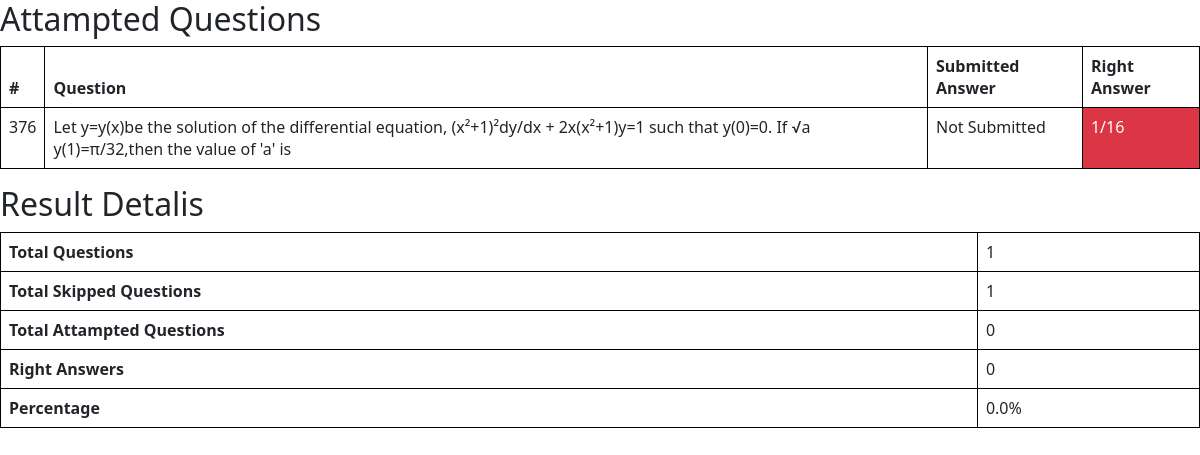
Screenshot of /result (signed in) with the database file from the repository.
### Quiz/models.py (models this page shows)
class UserSubmittedAnswer(models.Model):
    question=models.ForeignKey(questions,on_delete=models.CASCADE,null=True)
    user=models.ForeignKey(User,on_delete=models.CASCADE)
    submitted_answer=models.CharField(max_length=200)
    class Meta:
        verbose_name_plural='User Submitted Answers'

class questions(models.Model):
    question=models.TextField()
    opt_1=models.CharField(max_length=200)
    opt_2=models.CharField(max_length=200)
    opt_3=models.CharField(max_length=200)
    opt_4=models.CharField(max_length=200)
    right_answer=models.CharField(max_length=200)
    class Meta:
        verbose_name_plural='Questions'

### Quiz/views.py (the view)
# urls.py: path('result', views.result,name='result'),
@login_required
def result(request):
    result=models.UserSubmittedAnswer.objects.filter(user=request.user)
    skipped=models.UserSubmittedAnswer.objects.filter(user=request.user,submitted_answer='Not Submitted').count()
    attempted=models.UserSubmittedAnswer.objects.filter(user=request.user).exclude(submitted_answer='Not Submitted').count()
    rightAns=0
    percentage=0
    for row in result:
        if row.submitted_answer == row.question.right_answer:
            rightAns+=1
    percentage=round((rightAns*100)/result.count(),2)
    lastattempt=None
    futuretime=None
    hourslimit=24
    countattempt=models.attempt.objects.filter(user=request.user).count()
    if countattempt == 0 :
        models.attempt.objects.create(user=request.user)
    else:
        lastattempt=models.attempt.objects.filter(user=request.user).order_by('-id').first()
        futuretime=lastattempt.attempttime + timedelta(hours=hourslimit)
        if lastattempt and lastattempt.attempttime < futuretime:
            return render(request,'result.html',{'result':result,'total_skipped':skipped,'attempted':attempted,'rightAns':rightAns,'percentage':percentage})
        else:
            models.UserSubmittedAnswer.objects.filter().delete()
    return render(request,'result.html',{'result':result,'total_skipped':skipped,'attempted':attempted,'rightAns':rightAns,'percentage':percentage})

### Quiz/templates/result.html (shortened to what this page needs)
{%load static%}
<html lang="en">
<head>
    <link rel="stylesheet" href="{% static 'main.css' %}" />
    <link href="https://cdn.jsdelivr.net/npm/bootstrap@5.3.0-alpha3/dist/css/bootstrap.min.css" rel="stylesheet"
>
</head>
<body>
    <h2>Attampted Questions</h2>
    <table class="table table-bordered" style="border:1px solid black">
        <thead>
            <tr>
                <th>#</th>
                <th>Question</th>
                <th>Submitted Answer</th>
                <th>Right Answer</th>
            </tr>
        </thead>
        <tbody>
            {%for row in result%}
            <tr>
                <td>{{row.id}}</td>
                <td>{{row.question.question}}</td>
                <td>{{row.submitted_answer}}</td>
                {%if row.submitted_answer == row.question.right_answer%}
                <td class="bg-success text-white">{{row.question.right_answer}}</td>
                {%else%}
                <td class="bg-danger text-white">{{row.question.right_answer}}</td>
                {%endif%}
            </tr>
            {%endfor%}
        </tbody>
    </table>
    <h2>Result Detalis</h2>
    <table class="table table-bordered" style="border:1px solid black">
        <tr>
            <th>Total Questions</th>
            <td>{{result.count}}</td>
        </tr>
        <tr>
            <th>Total Skipped Questions</th>
            <td>{{total_skipped}}</td>
        </tr>
        <tr>
            <th>Total Attampted Questions</th>
            <td>{{attempted}}</td>
        </tr>
        <tr>
            <th>Right Answers</th>
            <td>{{rightAns}}</td>
        </tr>
        <tr>
            <th>Percentage</th>
            <td>{{percentage}}%</td>
        </tr>
    </table>
</body>
</html>

### Quiz/static/main.css (style rules this page uses)
body { padding: 0%; margin: 0%; }

### rows the page displays
UserSubmittedAnswer: id "376", question.question "Let y=y(x)be the solution of the differential equation, (x²+1)²dy/dx + 2x(x²+1)y=1 such that y(0)=0. If √a y(1)=π/32,then the value of 'a' is", submitted_answer "Not Submitted", question.right_answer "1/16"

### other values shown
{{ result.count }} "1"
{{ total_skipped }} "1"
{{ attempted }} "0"
{{ rightAns }} "0"
{{ percentage }} "0.0"
